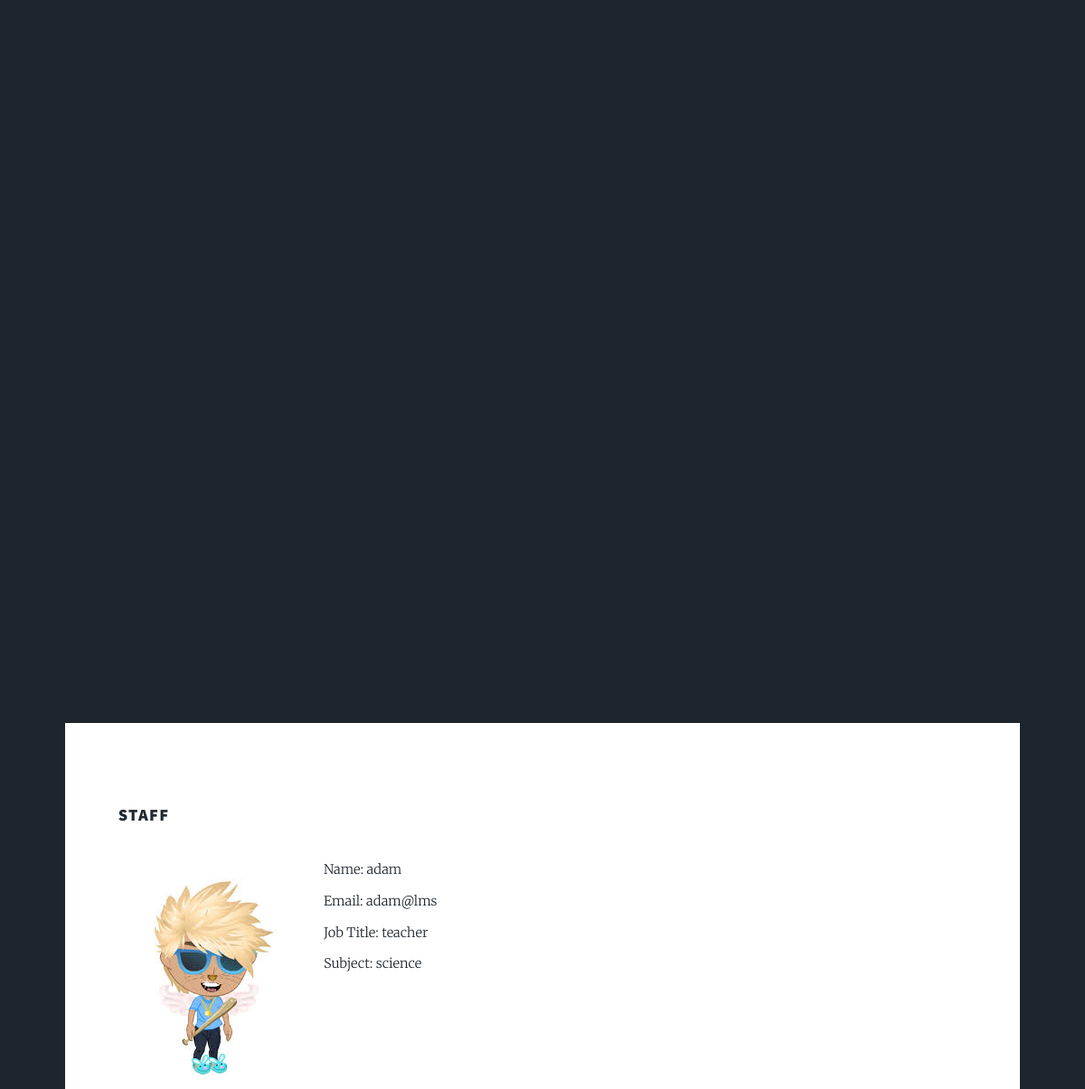
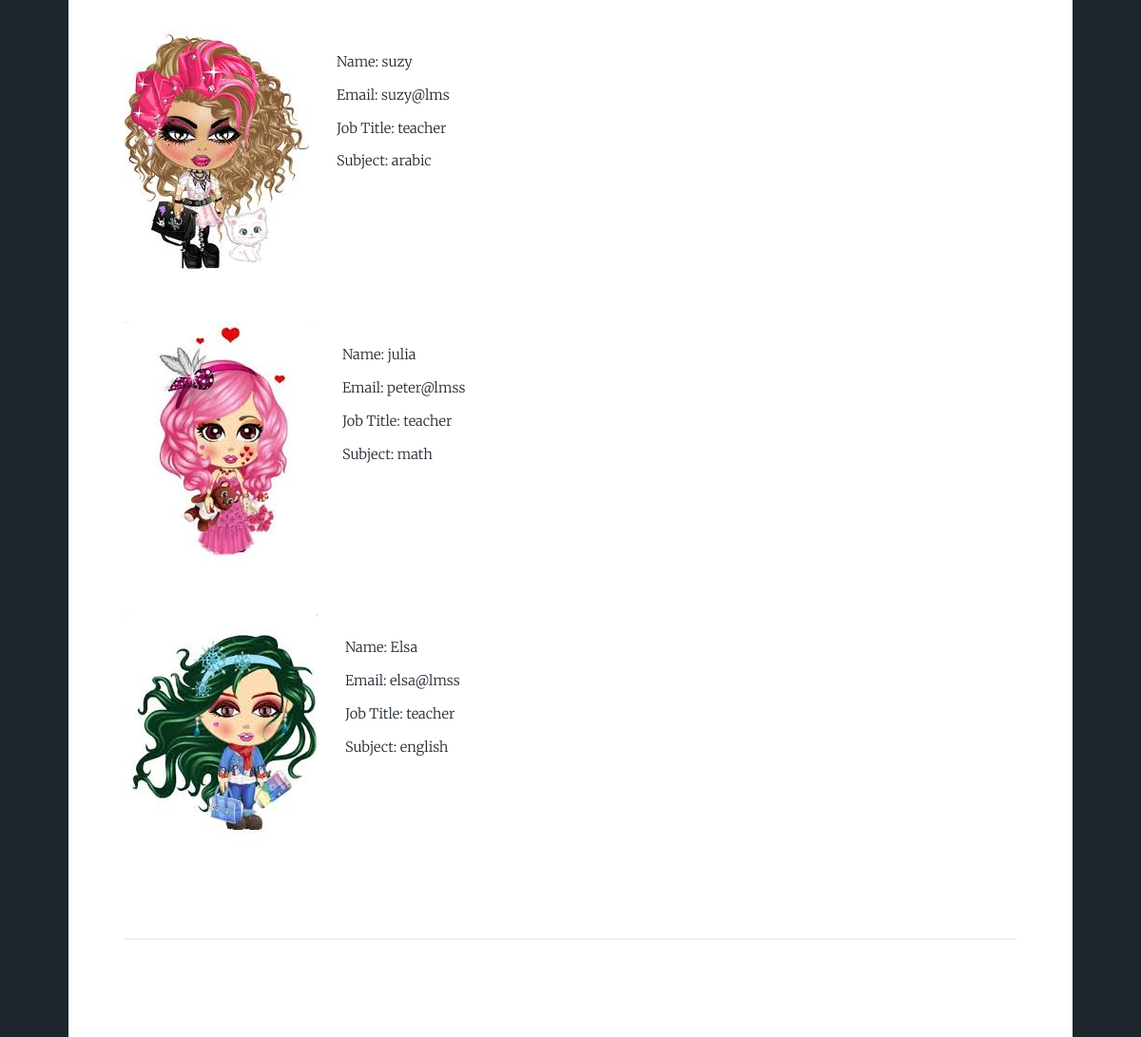
Page /staff.php on the committed database (2 pictures, top to bottom).
### tables this page shows
CREATE TABLE `data` (
  `id` int(11) NOT NULL,
  `section` text NOT NULL,
  `description` text NOT NULL,
  `vision` text NOT NULL,
  `mission` text NOT NULL,
  `phone` int(11) NOT NULL,
  `email` varchar(225) NOT NULL,
  `address` varchar(225) NOT NULL,
  `image` varchar(225) NOT NULL,
  `video` varchar(225) NOT NULL,
  `username` text NOT NULL,
  `jobTitle` text NOT NULL,
  `subject` text NOT NULL,
  `attached` text NOT NULL,
  `date` timestamp(6) NOT NULL DEFAULT current_timestamp(6) ON UPDATE current_timestamp(6)
);

### admin/connect.php (called while the page is built, shortened)
<?php
$connect = mysqli_connect("localhost","root","","school");
$s_sql = "SELECT * FROM data WHERE section = 'staff'";
$s_result = mysqli_query($connect,$s_sql);
$get_s = mysqli_fetch_all($s_result,MYSQLI_ASSOC);
$s_row=mysqli_num_rows($s_result);
?>

### staff.php (the view, shortened to what this page needs)
<?php
 	include_once 'admin/connect.php';
 ?>
<!DOCTYPE HTML>
<html>
	<head>
		<link rel="stylesheet" href="assets/css/main.css" />
	</head>
	<body class="is-preload">
			<div id="wrapper" class="fade-in">
					<header id="header">
					</header>
					<div id="main">
							<section class="post">
									<h3>STAFF</h3>
									<?php for ($i=0; $i < $s_row; $i++) { ?>
									<p><span class="image left"><img src="admin/staff/image/<?php echo $get_s[$i]['image']; ?>" alt="" /></span>
									</p>
										Name: <?php echo $get_s[$i]['username']; ?>	<br>
										Email: <?php echo $get_s[$i]['email']; ?> <br>
										Job Title: <?php echo $get_s[$i]['jobTitle']; ?> <br>
										Subject: <?php echo $get_s[$i]['subject']; ?>
										<br>
										<br>
										<br>
										<br>
										<br>
									<?php } ?>
									<hr />
						</section>
					</div>
			</div>
	</body>
</html>

### rows in the picture
data: image (picture), username "adam", email "adam@lms", jobTitle "teacher", subject "science"
data: image (picture), username "suzy", email "suzy@lms", jobTitle "teacher", subject "arabic"
data: image (picture), username "julia", email "peter@lmss", jobTitle "teacher", subject "math"
data: image (picture), username "Elsa", email "elsa@lmss", jobTitle "teacher", subject "english"
